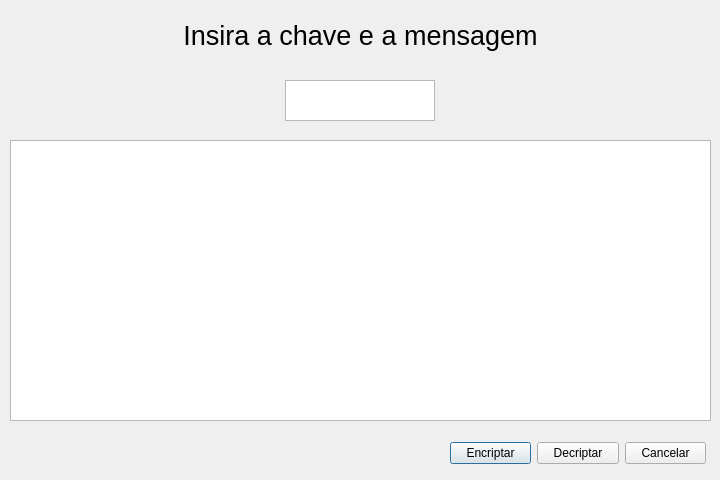
<?xml version="1.0" encoding="UTF-8"?>
<ui version="4.0">
 <class>cesar</class>
 <widget class="QDialog" name="cesar">
  <property name="geometry">
   <rect>
    <x>0</x>
    <y>0</y>
    <width>720</width>
    <height>480</height>
   </rect>
  </property>
  <property name="windowTitle">
   <string>Dialog</string>
  </property>
  <widget class="QLabel" name="label">
   <property name="geometry">
    <rect>
     <x>0</x>
     <y>0</y>
     <width>721</width>
     <height>71</height>
    </rect>
   </property>
   <property name="font">
    <font>
     <pointsize>20</pointsize>
    </font>
   </property>
   <property name="text">
    <string>Insira a chave e a mensagem</string>
   </property>
   <property name="alignment">
    <set>Qt::AlignCenter</set>
   </property>
  </widget>
  <widget class="QPlainTextEdit" name="plainTextEdit_2">
   <property name="geometry">
    <rect>
     <x>10</x>
     <y>140</y>
     <width>701</width>
     <height>281</height>
    </rect>
   </property>
   <property name="font">
    <font>
     <pointsize>10</pointsize>
    </font>
   </property>
  </widget>
  <widget class="QPlainTextEdit" name="plainTextEdit">
   <property name="geometry">
    <rect>
     <x>285</x>
     <y>80</y>
     <width>150</width>
     <height>41</height>
    </rect>
   </property>
   <property name="font">
    <font>
     <pointsize>12</pointsize>
    </font>
   </property>
  </widget>
  <widget class="QWidget" name="">
   <property name="geometry">
    <rect>
     <x>450</x>
     <y>440</y>
     <width>256</width>
     <height>27</height>
    </rect>
   </property>
   <layout class="QHBoxLayout" name="horizontalLayout">
    <item>
     <widget class="QPushButton" name="pushButton">
      <property name="text">
       <string>Encriptar</string>
      </property>
     </widget>
    </item>
    <item>
     <widget class="QPushButton" name="pushButton_2">
      <property name="text">
       <string>Decriptar</string>
      </property>
     </widget>
    </item>
    <item>
     <widget class="QPushButton" name="pushButton_3">
      <property name="text">
       <string>Cancelar</string>
      </property>
     </widget>
    </item>
   </layout>
  </widget>
 </widget>
 <resources/>
 <connections/>
</ui>
